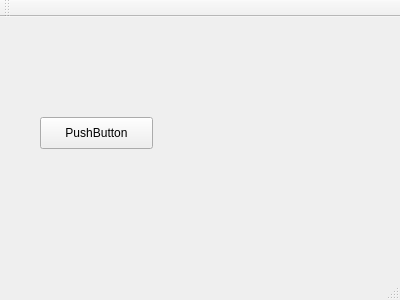
<?xml version="1.0" encoding="UTF-8"?>
<ui version="4.0">
 <class>MainWindow</class>
 <widget class="QMainWindow" name="MainWindow">
  <property name="geometry">
   <rect>
    <x>0</x>
    <y>0</y>
    <width>400</width>
    <height>300</height>
   </rect>
  </property>
  <property name="windowTitle">
   <string>MainWindow</string>
  </property>
  <widget class="QWidget" name="centralWidget">
   <widget class="QPushButton" name="pushButton">
    <property name="geometry">
     <rect>
      <x>40</x>
      <y>100</y>
      <width>113</width>
      <height>32</height>
     </rect>
    </property>
    <property name="text">
     <string>PushButton</string>
    </property>
   </widget>
  </widget>
  <widget class="QMenuBar" name="menuBar">
   <property name="geometry">
    <rect>
     <x>0</x>
     <y>0</y>
     <width>400</width>
     <height>22</height>
    </rect>
   </property>
  </widget>
  <widget class="QToolBar" name="mainToolBar">
   <attribute name="toolBarArea">
    <enum>TopToolBarArea</enum>
   </attribute>
   <attribute name="toolBarBreak">
    <bool>false</bool>
   </attribute>
  </widget>
  <widget class="QStatusBar" name="statusBar"/>
 </widget>
 <layoutdefault spacing="6" margin="11"/>
 <resources/>
 <connections/>
 <slots>
  <slot>slot1()</slot>
 </slots>
</ui>
